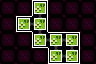

A level layout from a 2D game, rendered from its tile map. Below: a short description, then the map file with its tile-grid data intact:
An orthogonal 6x4 tile map with 16x16 px tiles, 3 tile layers (Maze Shape, Room Properties, Minimap).

<map version="1.10" tiledversion="1.11.0" orientation="orthogonal" renderorder="right-down" width="6" height="4" tilewidth="16" tileheight="16" infinite="0" nextlayerid="4" nextobjectid="1">
 <tileset firstgid="1" source="../LayoutTiles.tsx" />
 <layer id="1" name="Maze Shape" width="6" height="4">
  <data encoding="csv">
1,1,2,1,1,1,
1,17,4,1,1,1,
1,1,51,33,36,1,
1,1,1,51,52,1
</data>
 </layer>
 <layer id="2" name="Room Properties" width="6" height="4">
  <data encoding="csv">
5,5,21,5,5,5,
5,21,21,5,5,5,
5,5,21,21,21,5,
5,5,5,21,21,5
</data>
 </layer>
 <layer id="3" name="Minimap" width="6" height="4">
  <data encoding="csv">
0,0,14,0,0,0,
0,14,14,0,0,0,
0,0,14,14,14,0,
0,0,0,14,14,0
</data>
 </layer>
</map>
